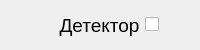
          <widget class="QWidget" name="widget_menu_title" native="true">
           <property name="minimumSize">
            <size>
             <width>0</width>
             <height>50</height>
            </size>
           </property>
           <property name="maximumSize">
            <size>
             <width>16777215</width>
             <height>50</height>
            </size>
           </property>
           <property name="styleSheet">
            <string notr="true"/>
           </property>
           <layout class="QHBoxLayout" name="layout_menu_title">
            <property name="spacing">
             <number>0</number>
            </property>
            <property name="leftMargin">
             <number>0</number>
            </property>
            <property name="topMargin">
             <number>0</number>
            </property>
            <property name="rightMargin">
             <number>0</number>
            </property>
            <property name="bottomMargin">
             <number>0</number>
            </property>
            <item>
             <widget class="QLabel" name="label_imag_app">
              <property name="minimumSize">
               <size>
                <width>40</width>
                <height>40</height>
               </size>
              </property>
              <property name="maximumSize">
               <size>
                <width>54</width>
                <height>40</height>
               </size>
              </property>
              <property name="sizeIncrement">
               <size>
                <width>0</width>
                <height>0</height>
               </size>
              </property>
              <property name="styleSheet">
               <string notr="true">padding-left: 7px;
padding-right: 7px;
border: none;
</string>
              </property>
              <property name="text">
               <string/>
              </property>
              <property name="pixmap">
               <pixmap resource="resources.qrc">:/application_picture/resource/application_picture/app_icon-round.png</pixmap>
              </property>
              <property name="scaledContents">
               <bool>true</bool>
              </property>
              <property name="margin">
               <number>0</number>
              </property>
              <property name="indent">
               <number>-1</number>
              </property>
             </widget>
            </item>
            <item>
             <widget class="QLabel" name="label_text_app_name">
              <property name="font">
               <font>
                <family>MS Shell Dlg 2</family>
                <pointsize>14</pointsize>
                <italic>false</italic>
                <bold>false</bold>
               </font>
              </property>
              <property name="styleSheet">
               <string notr="true">font-size: 14pt;</string>
              </property>
              <property name="text">
               <string>Детектор</string>
              </property>
              <property name="alignment">
               <set>Qt::AlignmentFlag::AlignCenter</set>
              </property>
             </widget>
            </item>
            <item>
             <widget class="QCheckBox" name="checkBox_color_theme">
              <property name="minimumSize">
               <size>
                <width>0</width>
                <height>0</height>
               </size>
              </property>
              <property name="maximumSize">
               <size>
                <width>55</width>
                <height>16777215</height>
               </size>
              </property>
              <property name="styleSheet">
               <string notr="true">/* Состояние - не выбран*/
QCheckBox::indicator:unchecked {
	/* Выбор картинки*/
	image: url(:/toggle_color_theme/resource/toggle_color_theme/off_black.svg);

}

/* Состояние -  выбран*/
QCheckBox::indicator:checked {
	/* Выбор картинки*/
	image: url(:/toggle_color_theme/resource/toggle_color_theme/on_white.svg);
}
</string>
              </property>
              <property name="text">
               <string notr="true"/>
              </property>
             </widget>
            </item>
           </layout>
          </widget>
